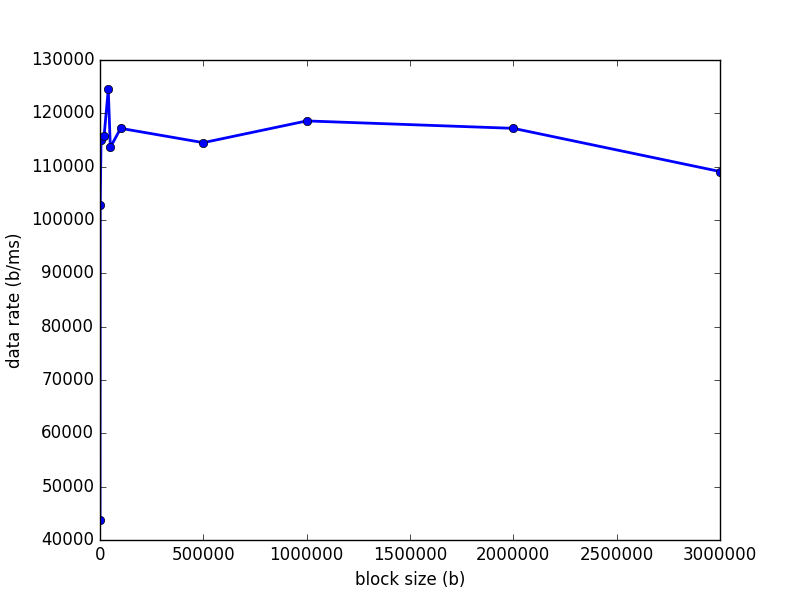

The Python source for this figure:
import subprocess;
import numpy as np;
import matplotlib.pyplot as plt;

def calculate_write_data_rate():
	executable_name = "create_rand_file";
	block_size_list = [100, 1000, 5000, 20000, 40000, 50000, 100000, 500000, 1000000, 2000000, 3000000]
	data_rates = []
	for i in range(11):
		fname = "test" + str(i) + ".txt";
		out = subprocess.check_output(["./create_random_file", fname, str(30000000), str(block_size_list[i])]);
		data = out.split(":");
		time_used = int(data[1].strip()[:-1]);
		data_rate = (30000000 / time_used);
		data_rates.append(data_rate);

	print(block_size_list);
	print(data_rates);
	plt.plot(block_size_list, data_rates, linestyle='-', marker='o', color='b',linewidth=2.0);
	plt.ylabel("data rate (b/ms)");
	plt.xlabel("block size (b)");
	plt.savefig('create_plot.png');

	return;

if __name__ == "__main__":
	calculate_write_data_rate();



	
		